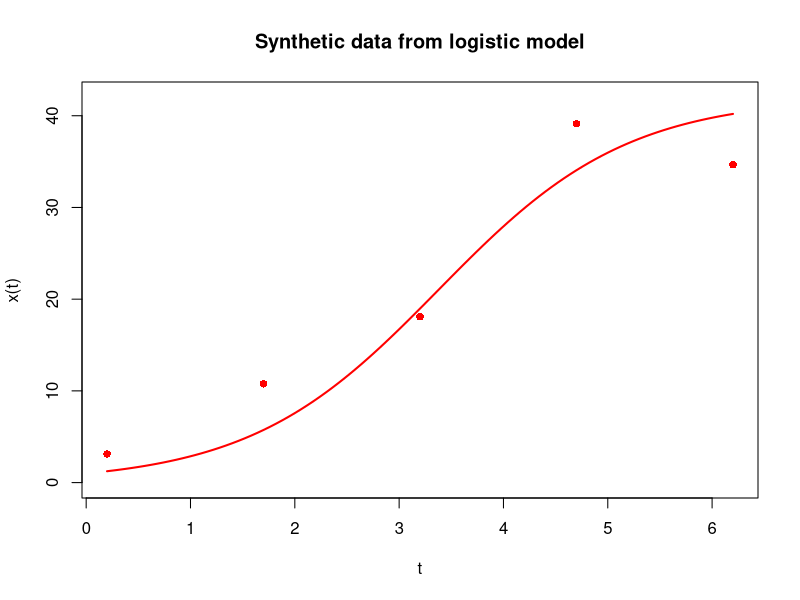
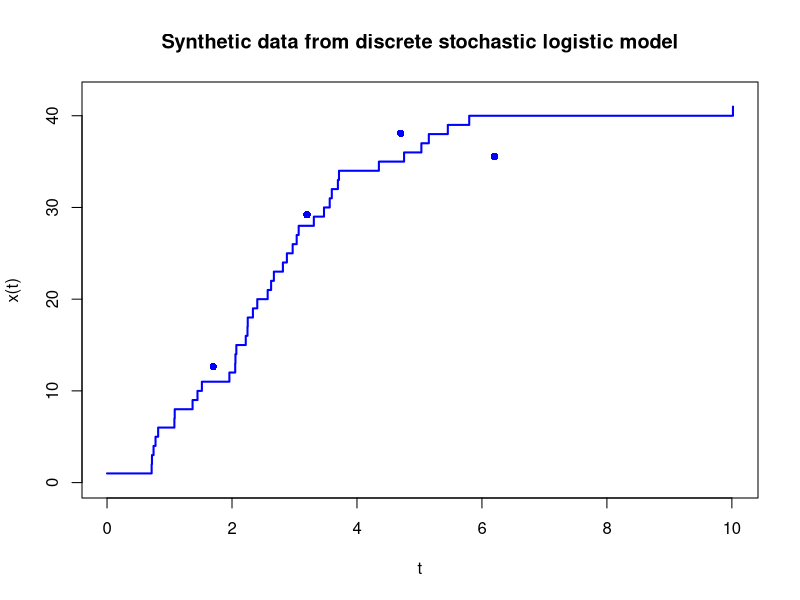
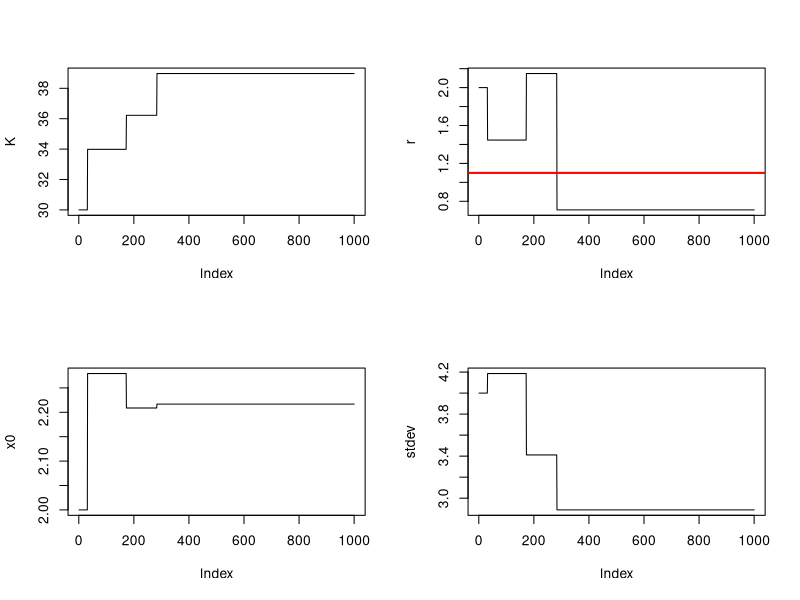
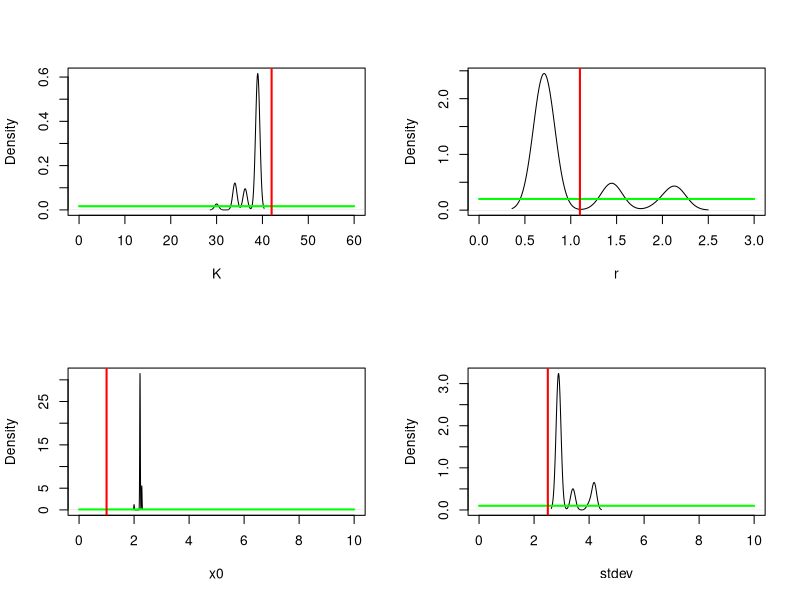

These figures' R source, in order:
library(MASS)
library(parallel)

set.seed(666)

# Analytical solution of logistic model of population dynamics
logistic = function(K,r,x0,t) (K*x0*exp(r*t))/(K+x0*(exp(r*t)-1))

#library(Rcpp)
#cppFunction('NumericVector logistic(float K, float r, float x0, NumericVector t){
#  NumericVector x = (K*x0*exp(r*t))/(K+x0*(exp(r*t)-1.0));
#  return x;
#}')

# Discrete stochastic simulation of logistic model adapted from http://lwlss.net/talks/discstoch/
simDSLogistic=function(K,r,N0){
  if(N0>=K) return(data.frame(t=c(0,Inf),c=c(N0,N0)))
  unifs=runif(K-N0)
  clist=(N0+1):K
  dts=-log(1-unifs)/(r*clist*(1-clist/K))
  return(data.frame(t=c(0,cumsum(dts)),c=c(N0,clist)))
}

# pfMLLik
# Particle filter for unbiased estimate of marginal likelihood (logged)
# Adapted from Stochastic Modelling for Systems Biology (3rd Ed.) by Darren Wilkinson

pfMLLik_gen = function (n, simx0, t0, stepFun, dataLik, data) {
  times = c(t0, as.numeric(rownames(data)))
  deltas = diff(times)
  return(function(th) {
    xmat = as.matrix(simx0(n, t0))
    ll = 0
    for (i in 1:length(deltas)) {
      xmat[] = apply(xmat[,drop=FALSE], 1, stepFun, t0 = times[i], deltat = deltas[i], th)
      lw = apply(xmat[,drop=FALSE], 1, dataLik, t = times[i + 1], y = data[i,], th)
      m = max(lw)
      rw = lw - m
      sw = exp(rw)
      ll = ll + m + log(mean(sw))
      rows = sample(1:n, n, replace = TRUE, prob = sw)
      xmat[] = xmat[rows,]
    }
    ll
  })
}

# Log likelihood calcuated directly from analytical solution (only possible because of simple model)
regularMLLik = function(dat){
  return(function(th)  sum(log(dnorm(dat$x,mean=logistic(th[["K"]],th[["r"]],th[["x0"]],as.numeric(rownames(dat))),sd=th[["stdev"]]))))
}

# Generate and visualise synthetic observations (and "true" dynamics) from logistic model
th = c(K=42,r=1.1,x0=1,stdev=2.5)

times = seq(0.2,7,1.5)
dat = data.frame(x = sapply(logistic(th[["K"]],th[["r"]],th[["x0"]],times),function(y) rnorm(1,y,th[["stdev"]])))
rownames(dat) = times

plot(dat$x~times,xlab="t",ylab="x(t)",main="Synthetic data from logistic model",ylim=c(0,th[["K"]]),pch=16,col="red")
newf = function(x) logistic(th[["K"]],th[["r"]],th[["x0"]],x)
curve(newf,from=min(times),to=max(times),col="red",lwd=2,add=TRUE)

# Generate and visualise synthetic observations (and "true" dynamics) from DSLM

dsl = simDSLogistic(th[["K"]],th[["r"]],th[["x0"]])
dsl_curve = approxfun(dsl$t,dsl$c,method="constant")
dat_dsl = data.frame(x = sapply(dsl_curve(times),function(y) rnorm(1,y,th[["stdev"]])))
rownames(dat_dsl)=times

plot(dsl$t,dsl$c,type="s",col="blue",lwd=2,xlab="t",ylab="x(t)",main="Synthetic data from discrete stochastic logistic model",ylim=c(0,th[["K"]]))
points(dat_dsl$x~times,pch=16,col="blue")

stepLogistic = function(x0, t0, deltat, th) logistic(th[["K"]],th[["r"]],th[["x0"]],deltat)
stepDSL = function(x0, t0, deltat, th){
  dsl = simDSLogistic(th[["K"]],th[["r"]],x0)
  if(deltat<=max(dsl$t)){
    dsl$c[which(dsl$t>deltat)[1]]
  }else{
    th[["K"]]
  }
}

simx0 = function(n, t0, th) rlnorm(n, meanlog=0,sdlog=2.5)
simx0 = function(n, t0, th) runif(n, 0, 1.5)
simx0 = function(n, t0, th) sample(c(1,2,3,4),n,replace=TRUE)
dataLik = function(x, t, y, th) sum(dnorm(y, x, th[["stdev"]],log=TRUE))

#mLLik = pfMLLik_gen(100,simx0,0,stepLogistic,dataLik,dat_dsl)
#mLLik = regularMLLik(dat)
mLLik = pfMLLik_gen(100,simx0,0,stepDSL,dataLik,dat_dsl)

priorlik = function(th){
  pK = dnorm(th[["K"]],mean=20,sd=20)
  pr = dnorm(th[["r"]],mean=2,sd=0.5)
  px0 = dlnorm(th[["x0"]],meanlog=0,sdlog=1.5)
  pstdev = dlnorm(th[["stdev"]],meanlog=0,sdlog=1)
  return(pK*pr*px0*pstdev)
}

priorlik = function(th){
  pK = dunif(th[["K"]],0,60)
  pr = dunif(th[["r"]],0,5)
  px0 = dunif(th[["x0"]],0,10)
  pstdev = dunif(th[["stdev"]],0,10)
  return(pK*pr*px0*pstdev)
}

failth = function(th) th[["K"]]<=0|th[["r"]]<=0|th[["x0"]]<=0|th[["stdev"]]<=0|th[["x0"]]>th[["K"]]

relprob = function(th){
  if(failth(th)){
   rprob = 0
  }else{
   rprob = exp(mLLik(th))*priorlik(th)
  }
  return(rprob)
}

nsamps = 101
burnin = 1
ndim = 4

trajectory = matrix(0, nrow=nsamps, ncol = ndim)
trajectory[1,] = c(30,2.0,2,4)
colnames(trajectory)=c("K","r","x0","stdev")

nAccepted = 0
nRejected = 0

sd1 = 7.5; sd2 = 7.5; sd3 = 0.75; sd4 = 0.75
covarmat = matrix(c(sd1^2, 0,0,0,0,sd2^2,0,0,0,0,sd3^2,0,0,0,0,sd4^2), nrow=ndim, ncol=ndim)

for(stepno in 1:(nsamps-1)){
  thc = trajectory[stepno,]
  proposedjump = mvrnorm(1,mu=rep(0,ndim),Sigma = covarmat)
  probaccept = min(1, relprob(thc+proposedjump)/relprob(thc))
  if(runif(1) < probaccept){
    trajectory[stepno+1,] = thc+proposedjump
    if(stepno>burnin) nAccepted = nAccepted + 1
  }else{
    trajectory[stepno+1,] = thc
    if(stepno>burnin) nRejected = nRejected + 1
  }
}

accepted = trajectory[(burnin+1):dim(trajectory)[1],]

thinned = accepted[seq(1,dim(accepted)[1],length.out=1000),]

traceplot = function(param,chain) {
  plot(chain[,param],type="l",ylab=param)
  abline(h=th[[param]],col="red",lwd=2)
}

densplot = function(param,chain) {
  plot(density(chain[,param]),type="l",xlab=param,main="",xlim=pRngs[[param]])
  pfunc = pfuncs[[param]]
  curve(pfunc,from=pRngs[[param]][1],to=pRngs[[param]][2],col="green",lwd=2,add=TRUE)
  abline(v=th[[param]],col="red",lwd=2)
}

pfuncs = c(
K = function(x) dnorm(x,mean=20,sd=20),
r = function(x) dnorm(x,mean=2,sd=1.5),
x0 = function(x) dlnorm(x,meanlog=0,sdlog=1.5),
stdev = function(x) dlnorm(x,meanlog=0,sdlog=1)
)

pfuncs = c(
K = function(x) dunif(x,0,60),
r = function(x) dunif(x,0,5),
x0 = function(x) dunif(x,0,10),
stdev = function(x) dunif(x,0,10)
)

pRngs = list(
K = c(0,60),
r = c(0,3),
x0 = c(0,10),
stdev = c(0,10)
)

op=par(mfrow=c(2,2))
sapply(c("K","r","x0","stdev"),traceplot,thinned)
par(op)

op=par(mfrow=c(2,2))
sapply(c("K","r","x0","stdev"),densplot,thinned)
par(op)
